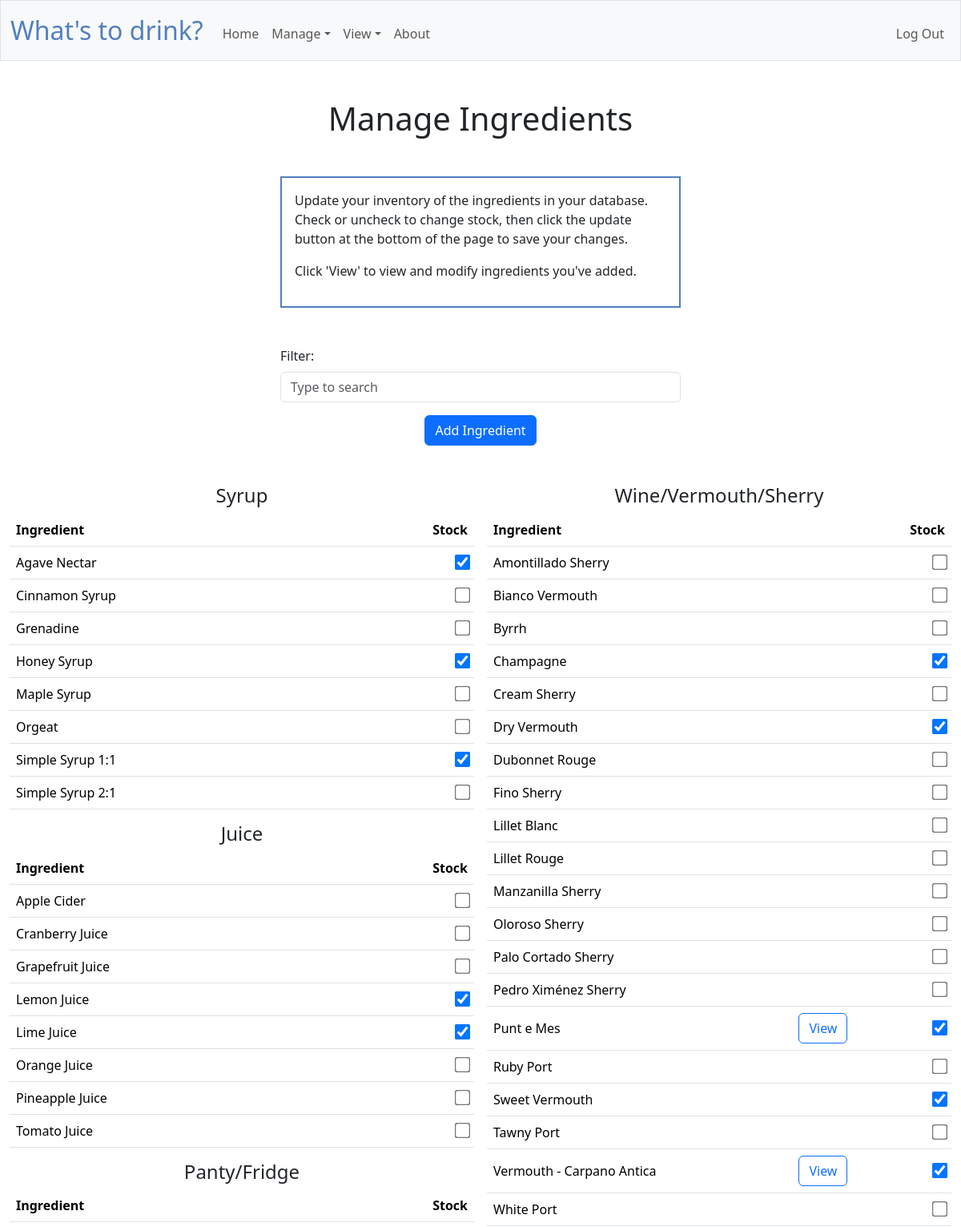
Page /manageingredients (signed in, upper part) on the committed database.
### tables this page shows
CREATE TABLE common_ingredients (id INTEGER PRIMARY KEY AUTOINCREMENT NOT NULL, name TEXT NOT NULL, type TEXT, short_name TEXT, notes TEXT);

### app.py (the view, shortened to what this page needs)
@app.route("/manageingredients", methods=["GET", "POST"])
@login_required
def manageingredients():
    if request.method =="GET":
        q = request.args.get('q')
        if q is not None:
            types = db.execute("SELECT DISTINCT type FROM (SELECT 'common' AS source, ci.id AS ingredient_id, ci.name, ci.type, ci.short_name, cs.stock \
                                    FROM common_ingredients ci \
                                    LEFT JOIN common_stock cs ON ci.id = cs.ingredient_id AND cs.user_id = ? \
                                    WHERE ci.name LIKE ?\
                                    UNION SELECT 'user' AS source, i.id AS ingredient_id, i.name, i.type, i.short_name, i.stock \
                                    FROM ingredients i \
                                    WHERE i.user_id = ? AND i.name LIKE ?)", session["user_id"], '%'+q+'%', session["user_id"], '%'+q+'%')
            ingredients = db.execute("SELECT 'common' AS source, ci.id AS ingredient_id, ci.name, ci.type, ci.short_name, cs.stock, ci.notes \
                                    FROM common_ingredients ci \
                                    LEFT JOIN common_stock cs ON ci.id = cs.ingredient_id AND cs.user_id = ? \
                                    WHERE ci.name LIKE ?\
                                    UNION SELECT 'user' AS source, i.id AS ingredient_id, i.name, i.type, i.short_name, i.stock, i.notes \
                                    FROM ingredients i \
                                    WHERE i.user_id = ? AND i.name LIKE ?\
                                    ORDER BY name ASC", session["user_id"], '%'+q+'%', session["user_id"], '%'+q+'%'
                                    )
            if request.headers.get('HX-Trigger') == 'search':
                return render_template("/ingredientstable.html", ingredients=ingredients, types=types)
            else:
                return render_template("/manageingredients.html", ingredients=ingredients, types=types)
        else:
            types = db.execute("SELECT DISTINCT type FROM common_ingredients")
            ingredients = db.execute("SELECT 'common' AS source, ci.id AS ingredient_id, ci.name, ci.type, ci.short_name, cs.stock, ci.notes \
                                     FROM common_ingredients ci \
                                     LEFT JOIN common_stock cs ON ci.id = cs.ingredient_id AND cs.user_id = ? \
                                     UNION SELECT 'user' AS source, i.id AS ingredient_id, i.name, i.type, i.short_name, i.stock, i.notes \
                                     FROM ingredients i \
                                     WHERE i.user_id = ? \
                                     ORDER BY name ASC", session["user_id"], session["user_id"])
            return render_template(
                "manageingredients.html", ingredients=ingredients, types=types
            )

### app.py (called while the page is built)
@app.after_request
def after_request(response):
    response.headers["Cache-Control"] = "no-cache, no-store, must-revalidate"
    response.headers["Expires"] = 0
    response.headers["Pragma"] = "no-cache"
    return response

### helpers.py (called while the page is built)
def login_required(f):
    @wraps(f)
    def decorated_function(*args, **kwargs):
        if session.get("user_id") is None:
            return redirect("/login")
        return f(*args, **kwargs)
    return decorated_function

### templates/manageingredients.html (shortened to what this page needs)
{% extends "layout.html" %}
{% block main %}
    <h1 class="text-center mb-5">Manage Ingredients</h1>
    <div class="center explainer mb-5 p-3">
        <p>Update your inventory of the ingredients in your database. Check or uncheck to change stock, then click the update button at the bottom of the page to save your changes.</p>
        <p>Click 'View' to view and modify ingredients you've added.</p>
    </div>
    <div class="container">
        <form class="item-center center-form form-group mb-3">
            <label for="search" class="form-label">Filter:</label>
            <div class="input-group mb-3">
                <input id="search" class="form-control" type="search" name="q" placeholder="Type to search" hx-get="/manageingredients" hx-target="#ingredientstable" hx-trigger="search, keyup changed delay:300ms" value="{{ request.args.get('q') or '' }}"/>
            </div>
        </form>
        <div class="text-center">
            <button class="btn btn-primary mb-5" hx-get="/addingredientmodal2" hx-target="#ingredientModal" hx-trigger="click" type="button" data-bs-toggle="modal" data-bs-target="#ingredientModal">Add Ingredient</button>
        </div>
    </div>
    <form action="/manageingredients" id="ingredientstable" method="post">
        <div class="table-group text-center mb-3">
        {% for type in types %}
            <div class="no-break">
                <h4>{{ type.type }}</h4>
                <table class="table table-hover">
                    <thead>
                        <tr>
                            <th class="left-text">Ingredient</th>
                            <th></th>
                            <th class="right-text">Stock</th>
                        </tr>
                    </thead>
                    <tbody>
                        {% for ingredient in ingredients %}
                        {% if ingredient.type == type.type %}
                            <tr>
                                <td class="left-text">{{ ingredient.name }}</td>
                                <td class="button-cell">
                                    {% if ingredient.source == 'user' %}
                                        <button class="btn btn-outline-primary viewbtn" hx-get="/viewingredientmodal" hx-target="#viewModal" hx-trigger="click" type="button" data-bs-toggle="modal" data-bs-target="#viewModal" onclick="populateModal('{{ ingredient.name }}', '{{ingredient.source}}', '{{ingredient.type}}', '{{ingredient.short_name}}', '{{ingredient.notes}}')">View</button>
                                    {% endif %}
                                </td>
                                {% if ingredient.stock == "on" %}
                                <td class="right-text">
                                    <input type="checkbox" id="stock_{{ ingredient.name }}" name="stock_{{ ingredient.name }}" checked>
                                </td>
                                {% else %}
                                <td class="right-text">
                                    <input type="checkbox" id="stock_{{ ingredient.name }}" name="stock_{{ ingredient.name }}" unchecked>
                                </td>
                                {% endif %}
                            </tr>
                            {% endif %}
                        {% endfor %}
                    </tbody>
                </table>
            </div>
        {% endfor %}
        </div>
    </form>
{% endblock %}

### templates/layout.html (shortened to what this page needs)
<!DOCTYPE html>
<html lang="en">
    <head>
        <link href="https://cdn.jsdelivr.net/npm/bootstrap@5.3.2/dist/css/bootstrap.min.css" rel="stylesheet">
        <script src="https://code.jquery.com/jquery-3.7.1.js"></script>        <link href="/static/styles.css" rel="stylesheet">
    </head>
    <body hx-boost="true">
        <nav class="bg-light border navbar navbar-expand-md navbar-light">
            <div class="container-fluid">
                <a class="navbar-brand" href="/whatstodrink"><span class="blue">What's to drink?</span></a>
                <div class="collapse navbar-collapse" id="navbar">
                    {% if session["user_id"] %}
                        <ul class="navbar-nav me-auto mt-2">
                            <li class="nav-item"><a class="nav-link" href="/">Home</a></li>
                            <li class="nav-item dropdown">
                                <a class="nav-link dropdown-toggle" href="#" role="button" data-bs-toggle="dropdown" aria-expanded="false">Manage</a>
                            </li>
                            <li class="nav-item dropdown">
                                <a class="nav-link dropdown-toggle" href="#" role="button" data-bs-toggle="dropdown" aria-expanded="false">View</a>
                            </li>
                            <li class="nav-item"><a class="nav-link" href="/about">About</a></li>
                        </ul>
                        <ul class="navbar-nav ms-auto mt-2">
                            <li class="nav-item"><a class="nav-link" href="/logout">Log Out</a></li>
                        </ul>
                    {% else %}
                        <ul class="navbar-nav ms-auto mt-2">
                            <li class="nav-item"><a class="nav-link" href="/register">Register</a></li>
                            <li class="nav-item"><a class="nav-link" href="/login">Log In</a></li>
                        </ul>
                    {% endif %}
                </div>
            </div>
        </nav>
        <main class="container-fluid py-5">
            {% block main %}{% endblock %}
        </main>
    </body>
</html>

### static/styles.css (style rules this page uses)
.center { margin: auto; width: 50%; padding: 10px; }
.center-form { margin: auto; max-width: 500px; }
nav .navbar-brand { font-size: xx-large; }
nav .navbar-brand .blue { color: #537fbe; }
.explainer { box-sizing: border-box; border: solid; border-color: #537fbe; border-width: 2px; margin: auto; padding: 20px; max-width: 500px; }
table { background-color: transparent; margin-left: auto; margin-right: auto; margin-bottom: 1rem; width: 350px; }
table th, table td { padding: 0.75rem; vertical-align: middle; }
input[type=checkbox] { transform: scale(1.5); margin-left: 1rem; }
.no-break { break-inside: avoid-column; }
.table-group { column-count: 6; column-width: 400px; }
.blue { color: #537fbe; }
.right-text { text-align: right; }
.left-text { text-align: left; }
.item-center { grid-column-start: 2; grid-column-end: 3; align-self: start; grid-row: 1/2; }

### rows in the picture
common_ingredients: name "Agave Nectar"
common_ingredients: name "Cinnamon Syrup"
common_ingredients: name "Grenadine"
common_ingredients: name "Honey Syrup"
common_ingredients: name "Maple Syrup"
common_ingredients: name "Orgeat"
common_ingredients: name "Simple Syrup 1:1"
common_ingredients: name "Simple Syrup 2:1"
common_ingredients: name "Apple Cider"
common_ingredients: name "Cranberry Juice"
common_ingredients: name "Grapefruit Juice"
common_ingredients: name "Lemon Juice"
common_ingredients: name "Lime Juice"
common_ingredients: name "Orange Juice"
common_ingredients: name "Pineapple Juice"
common_ingredients: name "Tomato Juice"
common_ingredients: name "Amontillado Sherry"
common_ingredients: name "Bianco Vermouth"
common_ingredients: name "Byrrh"
common_ingredients: name "Champagne"
common_ingredients: name "Cream Sherry"
common_ingredients: name "Dry Vermouth"
common_ingredients: name "Dubonnet Rouge"
common_ingredients: name "Fino Sherry"
common_ingredients: name "Lillet Blanc"
common_ingredients: name "Lillet Rouge"
common_ingredients: name "Manzanilla Sherry"
common_ingredients: name "Oloroso Sherry"
common_ingredients: name "Palo Cortado Sherry"
common_ingredients: name "Pedro Ximénez Sherry"
common_ingredients: name "Ruby Port"
common_ingredients: name "Sweet Vermouth"
common_ingredients: name "Tawny Port"
common_ingredients: name "White Port"

### other values in the picture
{{ type.type }} "Syrup" "Juice" "Panty/Fridge" "Wine/Vermouth/Sherry"
{{ ingredient.name }} "Punt e Mes" "Vermouth - Carpano Antica"
